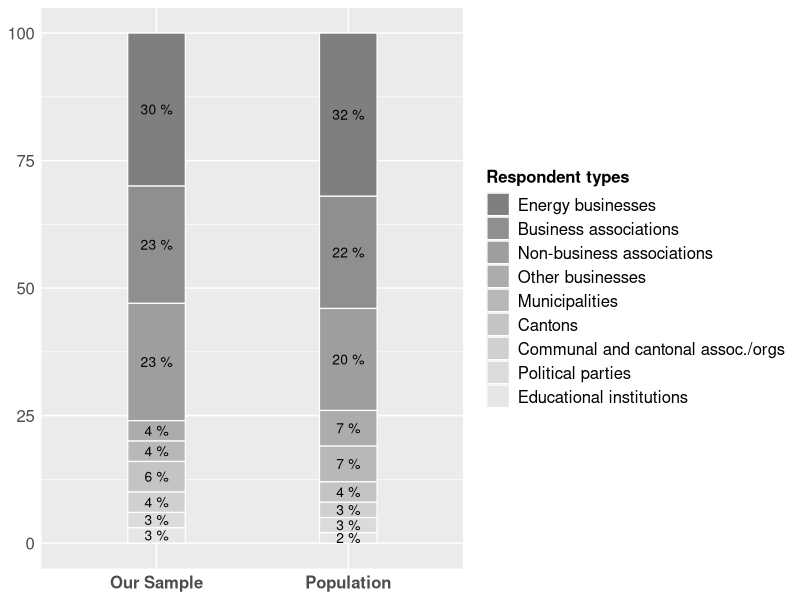
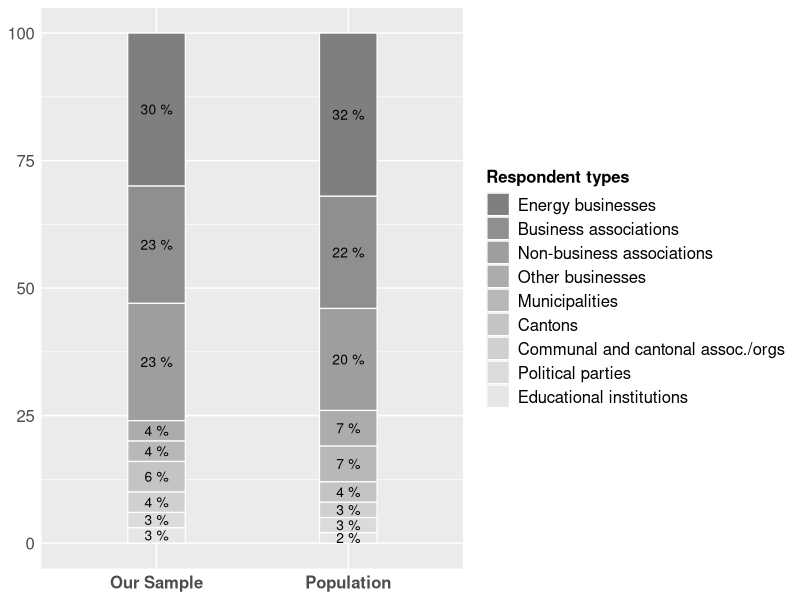
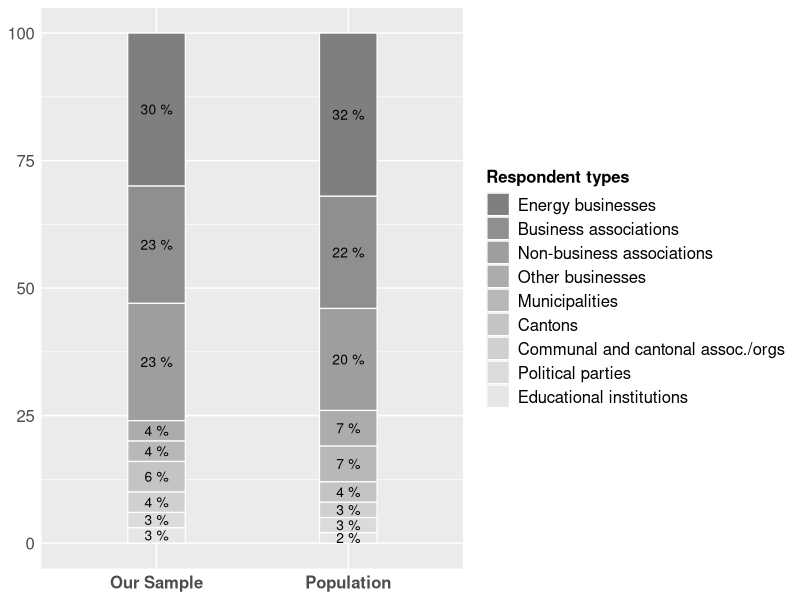

Recreate these plots in R, in order.
## ---- chunk 1
knitr::opts_chunk$set(echo = TRUE)
## ---- chunk 2
library(ggplot2)
## ---- chunk 3
data <- data.frame(
   actor = c("Energy businesses", "Business associations", "Non-business associations", "Other businesses", "Municipalities", "Cantons", "Communal and cantonal assoc./orgs", "Political parties", "Educational institutions", "Energy businesses", "Business associations", "Non-business associations", "Other businesses", "Municipalities", "Cantons", "Communal and cantonal assoc./orgs", "Political parties", "Educational institutions"),
  percent = c(32, 22, 20, 7, 7, 4,  3, 3, 2, 30, 23, 23, 4, 4, 6, 4, 3, 3), ## % of population first, then sample
  group = c(rep("Population", 9), rep("Our Sample", 9)),
  order = c(as.character(rep(1:9,2)))
)
## ---- chunk 4
blank_themep <-  #theme_minimal()+
  theme(
    axis.title.x = element_blank(),
    axis.title.y = element_blank(),
    #panel.border = element_blank(),
    #panel.grid=element_blank(),
    axis.ticks = element_blank(),
    plot.title= element_text(size=15, face="bold",hjust = 0.5),
    legend.title=element_text(size=12, face="bold"),
    legend.text=element_text(size=12),
    axis.text.x=element_text(size=12, face="bold"),
    axis.text.y=element_text(size=12)
   )
## ---- chunk 5
n <- 9
grayscale <- gray.colors(n, start = 0.5, end = 0.9, gamma = 1.8)
## ---- chunk 6
base <- 
  ggplot(data, aes(x=group, y=percent, fill=order, label = paste(percent,"%"))) +
  geom_bar(width = 0.3,  color = "white", size = 0.4, stat = "identity", position = "stack") +  # color/size for borders
  scale_fill_manual(values = grayscale[1:n], labels = data$actor)+
  geom_text(size = 3.5, position = position_stack(vjust = 0.5)) +  # for graph labels
  labs(fill ="Respondent types") +
  blank_themep
plot(base)
## ---- chunk 7
png(file="../outputs/fig_actor_hr.png", width = 7, height = 5, units = "in", res = 300) ## high res
    base
dev.off()
png(file="../outputs/fig_actor_lr.png", width = 7, height = 5, units = "in", res = 70) ## low res
    base
dev.off()
